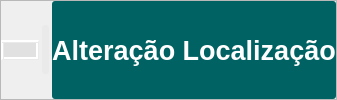
        <widget class="QFrame" name="frame_5">
         <property name="minimumSize">
          <size>
           <width>0</width>
           <height>50</height>
          </size>
         </property>
         <property name="frameShape">
          <enum>QFrame::StyledPanel</enum>
         </property>
         <property name="frameShadow">
          <enum>QFrame::Raised</enum>
         </property>
         <layout class="QHBoxLayout" name="horizontalLayout">
          <property name="spacing">
           <number>3</number>
          </property>
          <property name="leftMargin">
           <number>0</number>
          </property>
          <property name="topMargin">
           <number>0</number>
          </property>
          <property name="rightMargin">
           <number>0</number>
          </property>
          <property name="bottomMargin">
           <number>0</number>
          </property>
          <item>
           <widget class="QPushButton" name="btn_home">
            <property name="cursor">
             <cursorShape>PointingHandCursor</cursorShape>
            </property>
            <property name="layoutDirection">
             <enum>Qt::RightToLeft</enum>
            </property>
            <property name="styleSheet">
             <string notr="true">QPushButton{	
	background-color: rgb(225, 225, 225);
    border-style: ridge;
    border-width: 3px;

 	border-color: rgb(234, 234, 234);
    font: bold 12px;

}

QPushButton::hover {
    background-color: rgb(150, 150, 150);
    border-style: inset;
}</string>
            </property>
            <property name="text">
             <string/>
            </property>
            <property name="icon">
             <iconset resource="../assets/icons/icons_alt_regras.qrc">
              <normaloff>:/assets.icons_alt_regras/menu-arredondado.png</normaloff>
              <normalon>:/assets.icons_alt_regras/duplo-para-a-esquerda.png</normalon>:/assets.icons_alt_regras/menu-arredondado.png</iconset>
            </property>
            <property name="iconSize">
             <size>
              <width>41</width>
              <height>41</height>
             </size>
            </property>
            <property name="checkable">
             <bool>true</bool>
            </property>
           </widget>
          </item>
          <item>
           <widget class="QLabel" name="lb_logo">
            <property name="maximumSize">
             <size>
              <width>16777215</width>
              <height>49</height>
             </size>
            </property>
            <property name="styleSheet">
             <string notr="true">background-color: rgb(234, 234, 234);
border-radius: 3px;</string>
            </property>
            <property name="text">
             <string/>
            </property>
            <property name="pixmap">
             <pixmap resource="../assets/icons/icons_alt_regras.qrc">:/assets.icons_alt_regras/logo.png</pixmap>
            </property>
            <property name="alignment">
             <set>Qt::AlignHCenter|Qt::AlignTop</set>
            </property>
            <property name="margin">
             <number>1</number>
            </property>
            <property name="indent">
             <number>-1</number>
            </property>
           </widget>
          </item>
          <item>
           <widget class="QLabel" name="lb_titulo">
            <property name="sizePolicy">
             <sizepolicy hsizetype="Expanding" vsizetype="Preferred">
              <horstretch>0</horstretch>
              <verstretch>0</verstretch>
             </sizepolicy>
            </property>
            <property name="styleSheet">
             <string notr="true">color: rgb(255, 255, 255);
font: bold 20pt;
background-color: rgb(0, 98, 98);
border-radius: 3px;</string>
            </property>
            <property name="text">
             <string>Alteração Localização</string>
            </property>
            <property name="alignment">
             <set>Qt::AlignCenter</set>
            </property>
           </widget>
          </item>
         </layout>
        </widget>
